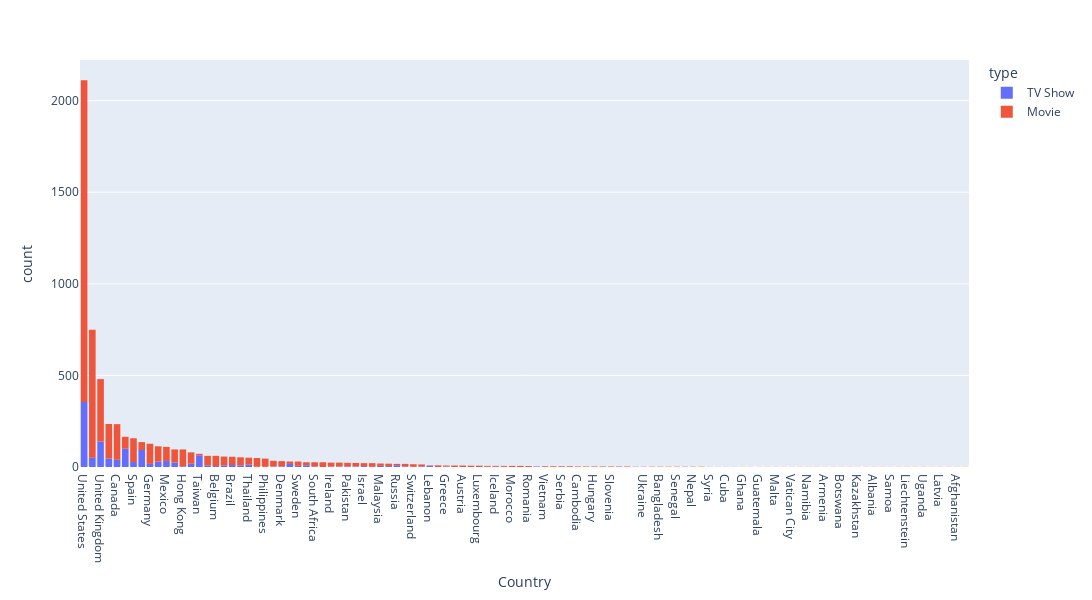

The code cell stored with this chart in its notebook:
### Code cell
px.histogram(country_count,'Country',width=1300, height=600,color='type').update_xaxes(categoryorder='total descending')

### Figure 1 — Plotly figure (JSON) as saved in the notebook; plotly's stock layout.template omitted (floating-point values rounded to 4 significant figures; data arrays with more than 128 entries replaced by an {"elided": "..."} marker saying what was removed)
{"data": [{"alignmentgroup": "True", "bingroup": "x", "hovertemplate": "type=TV Show<br>Country=%{x}<br>count=%{y}<extra></extra>", "legendgroup": "TV Show", "marker": {"color": "#636efa", "pattern": {"shape": ""}}, "name": "TV Show", "offsetgroup": "TV Show", "orientation": "v", "showlegend": true, "type": "histogram", "x": {"elided": "1212 str values"}, "xaxis": "x", "yaxis": "y"}, {"alignmentgroup": "True", "bingroup": "x", "hovertemplate": "type=Movie<br>Country=%{x}<br>count=%{y}<extra></extra>", "legendgroup": "Movie", "marker": {"color": "#EF553B", "pattern": {"shape": ""}}, "name": "Movie", "offsetgroup": "Movie", "orientation": "v", "showlegend": true, "type": "histogram", "x": {"elided": "4805 str values"}, "xaxis": "x", "yaxis": "y"}], "layout": {"barmode": "relative", "height": 600, "legend": {"title": {"text": "type"}, "tracegroupgap": 0}, "margin": {"t": 60}, "width": 1300, "xaxis": {"anchor": "y", "categoryorder": "total descending", "domain": [0, 1], "title": {"text": "Country"}}, "yaxis": {"anchor": "x", "domain": [0, 1], "title": {"text": "count"}}}}
